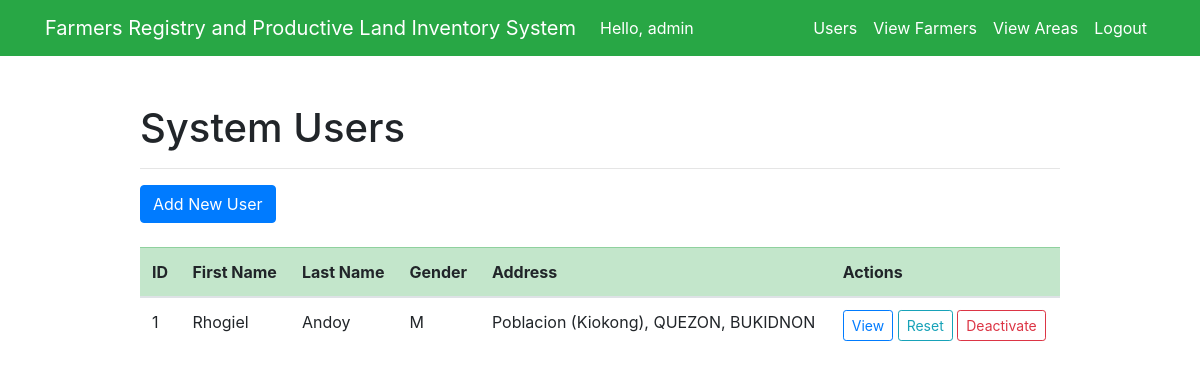
The page /dashboard/users (signed in) on the database as committed earlier.
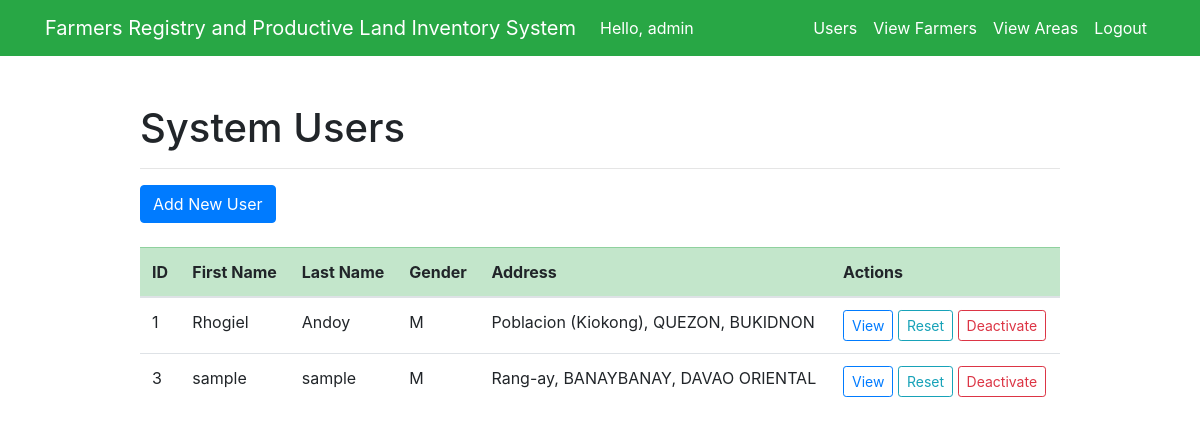
The same page on the database as committed later.
### test_app/models.py (models this page shows, shortened)
class Profile(models.Model):
    MALE = 'M'
    FEMALE = 'F'
    PERSON_GENDER = [
        (MALE, 'Male'),
        (FEMALE, 'Female'),
    ]
    first_name = models.CharField(max_length=200)
    last_name = models.CharField(max_length=200)
    gender = models.CharField(max_length=1, choices=PERSON_GENDER, default=MALE)
    region = models.CharField(max_length=200)
    province = models.CharField(max_length=200)
    muncity = models.CharField(max_length=200)
    brgy = models.CharField(max_length=200)
    address = models.TextField()
    income_annual = models.FloatField(default=0, blank=True, null=True)
    user_id = models.ForeignKey(settings.AUTH_USER_MODEL, on_delete=models.CASCADE)

### test_app/views.py (the view, shortened to what this page needs)
# urls.py: path('dashboard/users', views.user_list, name='user_list'),
@login_required(login_url='/')
def user_list(request):
    if request.method == 'GET':
        data_entries = Profile.objects.all()
        regions = RegionCode.objects.all()
        groups = Group.objects.all()
        form = ProfileForm()
        userform = UserCreationForm()
        context = {
            'data_entries': data_entries,
            'form': form,
            'regions': regions,
            'userform': userform,
            'groups': groups,
        }
        return render(request, 'test_app/users.html', context)

### test_app/templates/test_app/users.html (shortened to what this page needs)
{% extends 'test_app/base.html' %}
{% block content %}
<div class="row justify-content-center mt-5">
    <div class="col-md-10">
        <h1>System Users</h1>
        <hr>
        <button type="button" class="btn btn-primary" data-toggle="modal" data-target="#addNewUserModal" data-backdrop="static" data-keyboard="false">
            Add New User
        </button>
        <br>
        <br>
        <table class="table table-hover table-stripped table-responsive-md" id="profile_list">
            <thead class="table-success">
                <tr>
                    <th scope="col">ID</th>
                    <th scope="col">First Name</th>
                    <th scope="col">Last Name</th>
                    <th scope="col">Gender</th>
                    <th scope="col">Address</th>
                    <th scope="col" align="center">Actions</th>
                </tr>
            </thead>
            <tbody>
                {% for data in data_entries %}
                    <tr>
                        <td scope="row">{{ data.id }}</td>
                        <td>{{ data.first_name }}</td>
                        <td>{{ data.last_name }}</td>
                        <td>{{ data.gender }}</td>
                        <td>{{ data.address }}</td>
                        <td>
                            <a type="button" class="btn btn-outline-primary btn-sm text-primary" href="#">View</a>
                            <a type="button" class="btn btn-outline-info btn-sm text-info" href="#">Reset</a>
                            <a type="button" class="btn btn-outline-danger btn-sm text-danger" href="#">Deactivate</a>
                        </td>
                    </tr>
                {% endfor %}
            </tbody>
        </table>
    </div>
</div>
{% endblock %}

Rows that differ between the two databases and show on the page:
added Profile: id "3", first_name "sample", last_name "sample", gender "M", address "Rang-ay, BANAYBANAY, DAVAO ORIENTAL"
